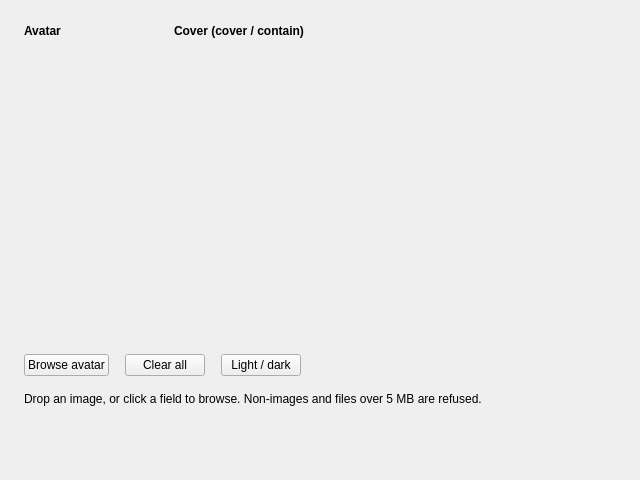
<?xml version="1.0" encoding="UTF-8"?>
<ui version="4.0">
 <class>MainWindow</class>
 <widget class="QMainWindow" name="MainWindow">
  <property name="geometry">
   <rect>
    <x>0</x>
    <y>0</y>
    <width>640</width>
    <height>480</height>
   </rect>
  </property>
  <property name="windowTitle">
   <string>QCustomImagePicker</string>
  </property>
  <widget class="QWidget" name="centralwidget">
   <layout class="QVBoxLayout" name="verticalLayout">
    <property name="spacing">
     <number>16</number>
    </property>
    <property name="leftMargin">
     <number>24</number>
    </property>
    <property name="topMargin">
     <number>24</number>
    </property>
    <property name="rightMargin">
     <number>24</number>
    </property>
    <property name="bottomMargin">
     <number>24</number>
    </property>
    <item>
     <layout class="QHBoxLayout" name="topRow" stretch="0,1">
      <property name="spacing">
       <number>20</number>
      </property>
      <item>
       <layout class="QVBoxLayout" name="avatarBox">
        <item>
         <widget class="QLabel" name="avatarHeading">
          <property name="font">
           <font>
            <bold>true</bold>
           </font>
          </property>
          <property name="text">
           <string>Avatar</string>
          </property>
         </widget>
        </item>
        <item>
         <widget class="QCustomImagePicker" name="avatarPicker">
          <property name="minimumSize">
           <size>
            <width>130</width>
            <height>130</height>
           </size>
          </property>
          <property name="maximumSize">
           <size>
            <width>130</width>
            <height>130</height>
           </size>
          </property>
          <property name="placeholderText" stdset="0">
           <string>Drop a photo</string>
          </property>
          <property name="shape" stdset="0">
           <string>circle</string>
          </property>
         </widget>
        </item>
        <item>
         <spacer name="avatarSpacer">
          <property name="orientation">
           <enum>Qt::Vertical</enum>
          </property>
          <property name="sizeHint" stdset="0">
           <size>
            <width>20</width>
            <height>40</height>
           </size>
          </property>
         </spacer>
        </item>
       </layout>
      </item>
      <item>
       <layout class="QVBoxLayout" name="coverBox">
        <item>
         <widget class="QLabel" name="coverHeading">
          <property name="font">
           <font>
            <bold>true</bold>
           </font>
          </property>
          <property name="text">
           <string>Cover (cover / contain)</string>
          </property>
         </widget>
        </item>
        <item>
         <widget class="QCustomImagePicker" name="coverPicker">
          <property name="minimumSize">
           <size>
            <width>0</width>
            <height>130</height>
           </size>
          </property>
          <property name="placeholderText" stdset="0">
           <string>Drop a wide image</string>
          </property>
         </widget>
        </item>
        <item>
         <widget class="QCustomImagePicker" name="containPicker">
          <property name="minimumSize">
           <size>
            <width>0</width>
            <height>130</height>
           </size>
          </property>
          <property name="placeholderText" stdset="0">
           <string>same image, contain</string>
          </property>
          <property name="fitMode" stdset="0">
           <string>contain</string>
          </property>
         </widget>
        </item>
       </layout>
      </item>
     </layout>
    </item>
    <item>
     <layout class="QHBoxLayout" name="controlsRow">
      <item>
       <widget class="QPushButton" name="browseButton">
        <property name="text">
         <string>Browse avatar</string>
        </property>
       </widget>
      </item>
      <item>
       <widget class="QPushButton" name="clearButton">
        <property name="text">
         <string>Clear all</string>
        </property>
       </widget>
      </item>
      <item>
       <widget class="QPushButton" name="themeButton">
        <property name="text">
         <string>Light / dark</string>
        </property>
       </widget>
      </item>
      <item>
       <spacer name="controlsSpacer">
        <property name="orientation">
         <enum>Qt::Horizontal</enum>
        </property>
        <property name="sizeHint" stdset="0">
         <size>
          <width>40</width>
          <height>20</height>
         </size>
        </property>
       </spacer>
      </item>
     </layout>
    </item>
    <item>
     <widget class="QLabel" name="statusLabel">
      <property name="text">
       <string>Drop an image, or click a field to browse. Non-images and files over 5 MB are refused.</string>
      </property>
     </widget>
    </item>
    <item>
     <spacer name="verticalSpacer">
      <property name="orientation">
       <enum>Qt::Vertical</enum>
      </property>
      <property name="sizeHint" stdset="0">
       <size>
        <width>20</width>
        <height>40</height>
       </size>
      </property>
     </spacer>
    </item>
   </layout>
  </widget>
 </widget>
 <customwidgets>
  <customwidget>
   <class>QCustomImagePicker</class>
   <extends>QWidget</extends>
   <header location="global">Custom_Widgets.QCustomImagePicker.h</header>
  </customwidget>
 </customwidgets>
 <resources/>
 <connections/>
</ui>
